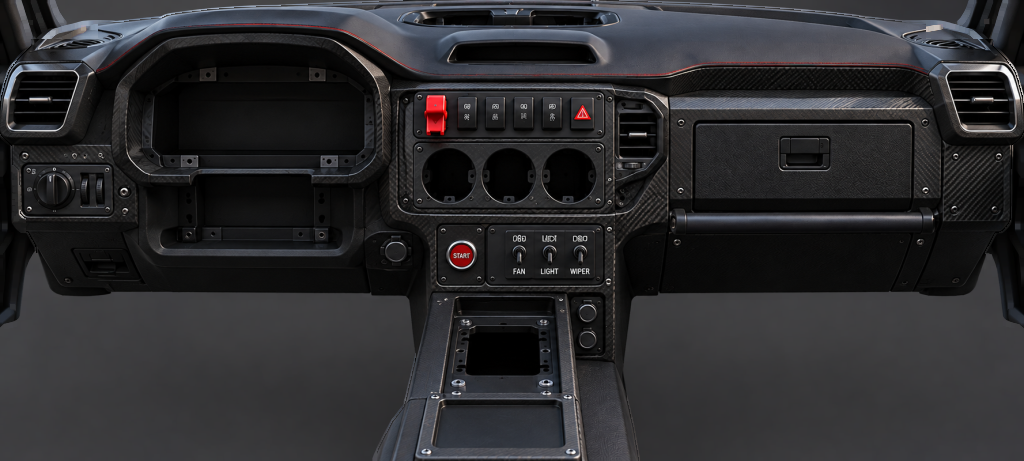
#> input picture godot/game/models/cabin/tablero_imagen.png, 1024 x 461 px
$ python build_dash_image.py ../../godot/game/models/cabin/tablero_imagen.png
#> lines starting #> are read from the running program, lines starting #| are printed output that depends on the picture; after the words box and inside, x2 and y2 are one past the last pixel; in counts of white or black regions, pixels touching at a corner belong together
#!/usr/bin/env python3
"""Tablero de IMAGEN de la cabina (pedido del dueño, 15/10/2026: «te paso un tablero PNG sin fondo… probamos los 3»).
De las 3 fotos que mandó se usa la de fondo gris (tablero + consola, sin jaula ni parantes): las otras dos traen la jaula, las puertas y el
techo (no encajan en cada auto) y una tiene el fondo «transparente» dibujado como cuadriculado (no es transparencia de verdad).
Quita el fondo con GrabCut (OpenCV), borra los restos de los parantes de las esquinas de arriba, recorta, la deja en 1024 de ancho
(memoria de video chica) y extiende el color debajo del alfa (sin bordes claros al filtrar).
Salida: godot/game/models/cabin/tablero_imagen.png (la usa game/car/cockpit.gd → _b_dash_image).
Uso: python3 tools/cars/build_dash_image.py FOTO.png   (necesita: pip install opencv-python-headless)"""
import os
import sys

import cv2
import numpy as np

OUT = os.path.join(os.path.dirname(__file__), "..", "..", "godot", "game", "models", "cabin", "tablero_imagen.png")
img = cv2.imread(sys.argv[1])
#> img is the input picture: shape (461, 1024, 3); mean B, G, R 45.7, 43.5, 43.9
h, w = img.shape[:2]
#> h = 461; w = 1024
# zonas (en la foto de 1870 × 841): probable tablero / fondo seguro / tablero seguro
mask = np.full((h, w), cv2.GC_PR_BGD, np.uint8)
mask[40:560, 40:w - 40] = cv2.GC_PR_FGD
mask[540:h, 760:1110] = cv2.GC_PR_FGD
mask[0:30, 150:w - 150] = cv2.GC_BGD
mask[600:h, 0:700] = cv2.GC_BGD
mask[600:h, 1170:w] = cv2.GC_BGD
mask[:, :40] = cv2.GC_BGD
mask[:, w - 40:] = cv2.GC_BGD
mask[130:520, 120:w - 120] = cv2.GC_FGD
mask[570:820, 800:1060] = cv2.GC_FGD
bg = np.zeros((1, 65), np.float64)
fg = np.zeros((1, 65), np.float64)
cv2.grabCut(img, mask, None, bg, fg, 6, cv2.GC_INIT_WITH_MASK)
m = np.where((mask == cv2.GC_FGD) | (mask == cv2.GC_PR_FGD), 255, 0).astype(np.uint8)
# la pieza más grande, sin agujeros
n, lab, st, _ = cv2.connectedComponentsWithStats(m)
m = np.where(lab == 1 + np.argmax(st[1:, cv2.CC_STAT_AREA]), 255, 0).astype(np.uint8)
n2, lab2, st2, _ = cv2.connectedComponentsWithStats(255 - m)
for i in range(1, n2):
    x, y, ww, hh, _a = st2[i]
    if x > 0 and y > 0 and x + ww < w and y + hh < h:
        m[lab2 == i] = 255
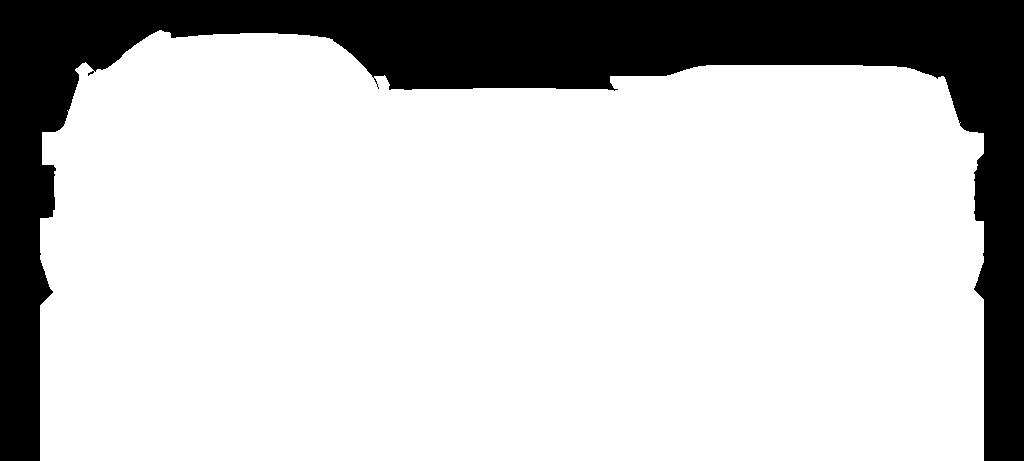
#> m: shape (461, 1024); 77.9% white; 1 black region, box (x1, y1, x2, y2) and area: (0, 0, 1024, 461) 104553
m = cv2.GaussianBlur(m, (3, 3), 0)
a = cv2.cvtColor(img, cv2.COLOR_BGR2BGRA)
a[:, :, 3] = m
ys, xs = np.where(m > 128)
a = a[ys.min():ys.max() + 1, xs.min():xs.max() + 1]
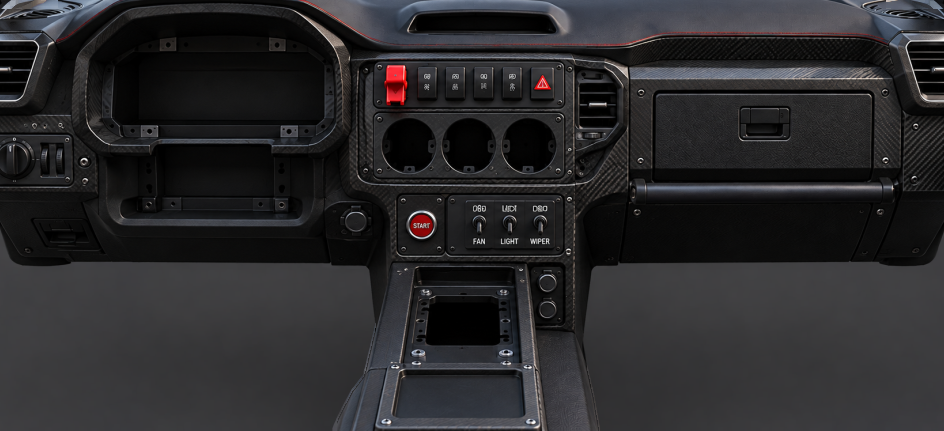
#> a: shape (431, 944, 4); mean B, G, R, A 43.3, 41.4, 42.2, 230.3
ah, aw = a.shape[:2]
#> ah = 431; aw = 944
a[0:110, 0:170, 3] = 0  # restos de los parantes
a[0:110, aw - 170:aw, 3] = 0
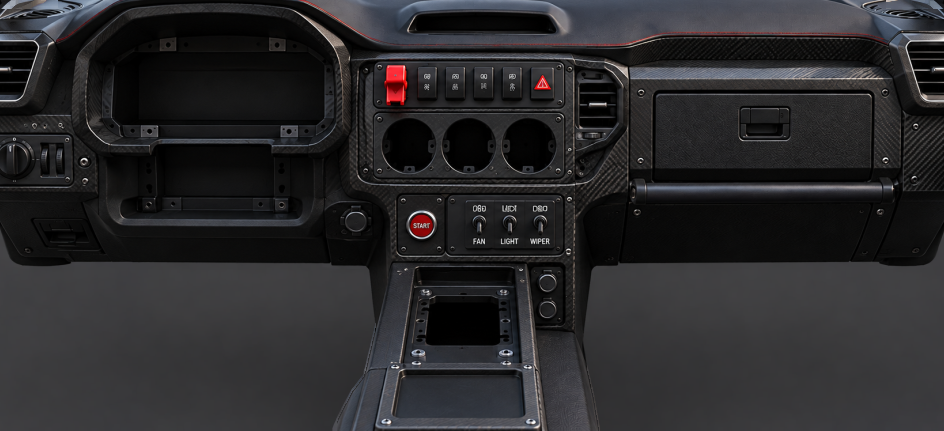
#> a: shape (431, 944, 4); mean B, G, R, A 43.3, 41.4, 42.2, 215.7
ys, xs = np.where(a[:, :, 3] > 128)
a = a[ys.min():ys.max() + 1, xs.min():xs.max() + 1]
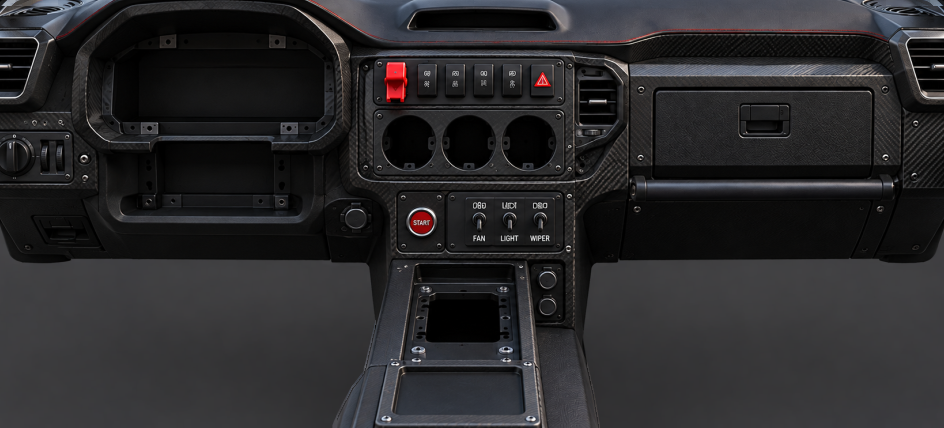
#> a: shape (428, 944, 4); mean B, G, R, A 42.9, 41.2, 41.9, 217.2
H = int(round(a.shape[0] * 1024 / a.shape[1]))
#> H = 464
b = cv2.resize(a, (1024, H), interpolation=cv2.INTER_AREA)
rgb = b[:, :, :3].copy()
dil = cv2.dilate(rgb, np.ones((5, 5), np.uint8))
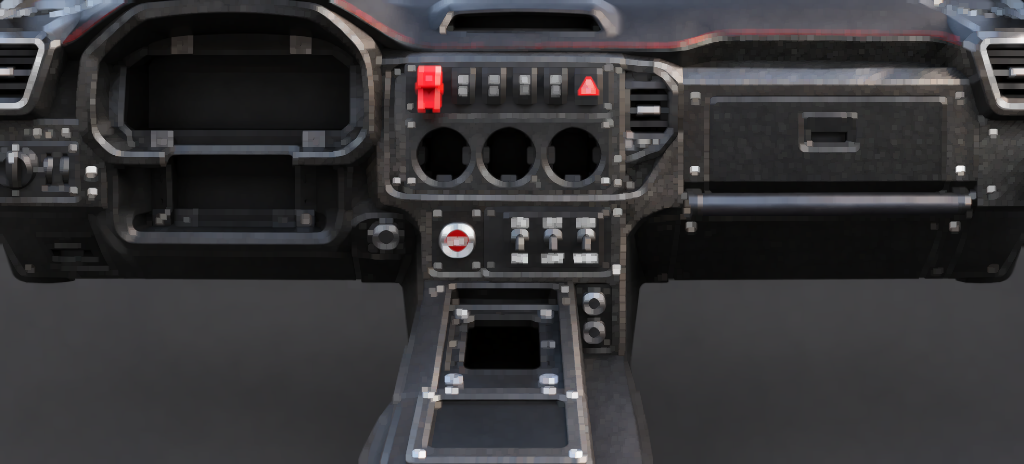
#> dil: shape (464, 1024, 3); mean B, G, R 53.9, 52, 53.1
rgb[b[:, :, 3] < 10] = dil[b[:, :, 3] < 10]
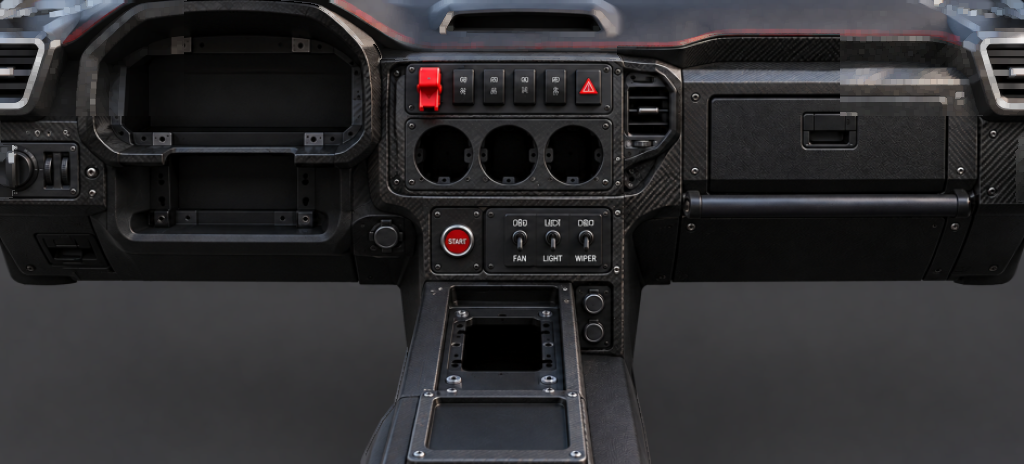
#> rgb: shape (464, 1024, 3); mean B, G, R 45.4, 43.6, 44.4
b[:, :, :3] = rgb
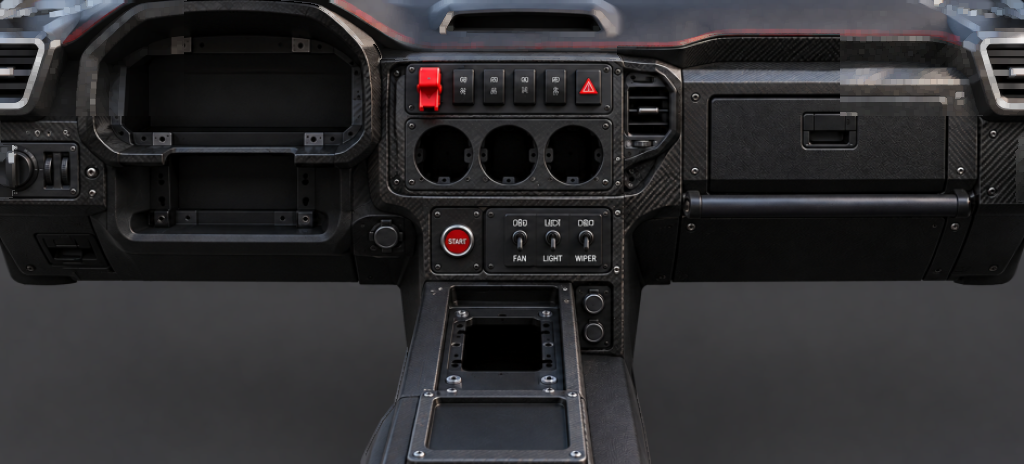
#> b: shape (464, 1024, 4); mean B, G, R, A 45.4, 43.6, 44.4, 217.2
cv2.imwrite(OUT, b, [cv2.IMWRITE_PNG_COMPRESSION, 9])
print("listo:", OUT, b.shape)
#| listo: tools/cars/../../godot/game/models/cabin/tablero_imagen.png (464, 1024, 4)

$ run again, with godot/game/models/cabin/volante_pro_azul.png copied over godot/game/models/cabin/tablero_imagen.png
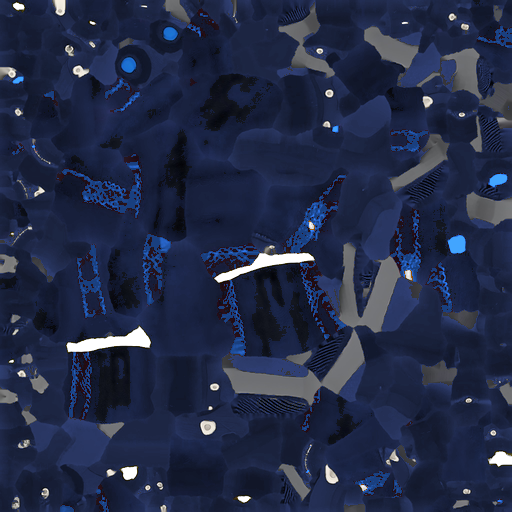
#> input picture godot/game/models/cabin/volante_pro_azul.png, 512 x 512 px
#> img is the input picture: shape (512, 512, 3); mean B, G, R 71.3, 43.7, 35.1
#> after the loop `for i in range(1, n2):`:
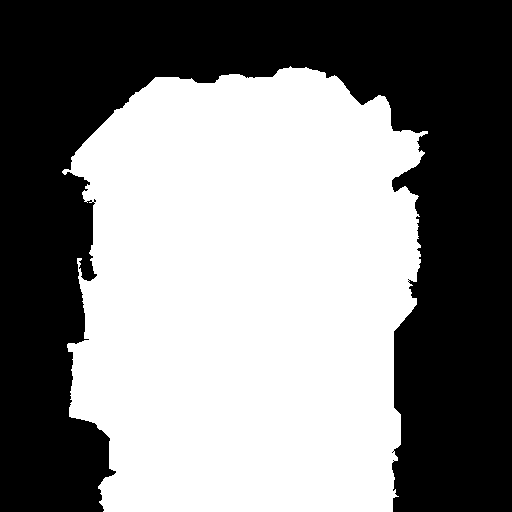
#> m: shape (512, 512); 51.4% white; 1 black region, box (x1, y1, x2, y2) and area: (0, 0, 512, 512) 127304
#> `dil = cv2.dilate(rgb, np.ones((5, 5), np.uint8))`:
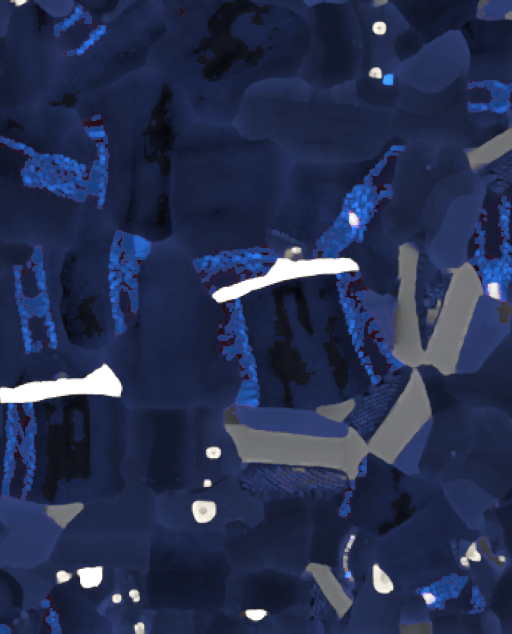
#> dil: shape (1267, 1024, 3) (shown at 1/2 size); mean B, G, R 79.8, 48.1, 38.3
#| listo: tools/cars/../../godot/game/models/cabin/tablero_imagen.png (1267, 1024, 4)
